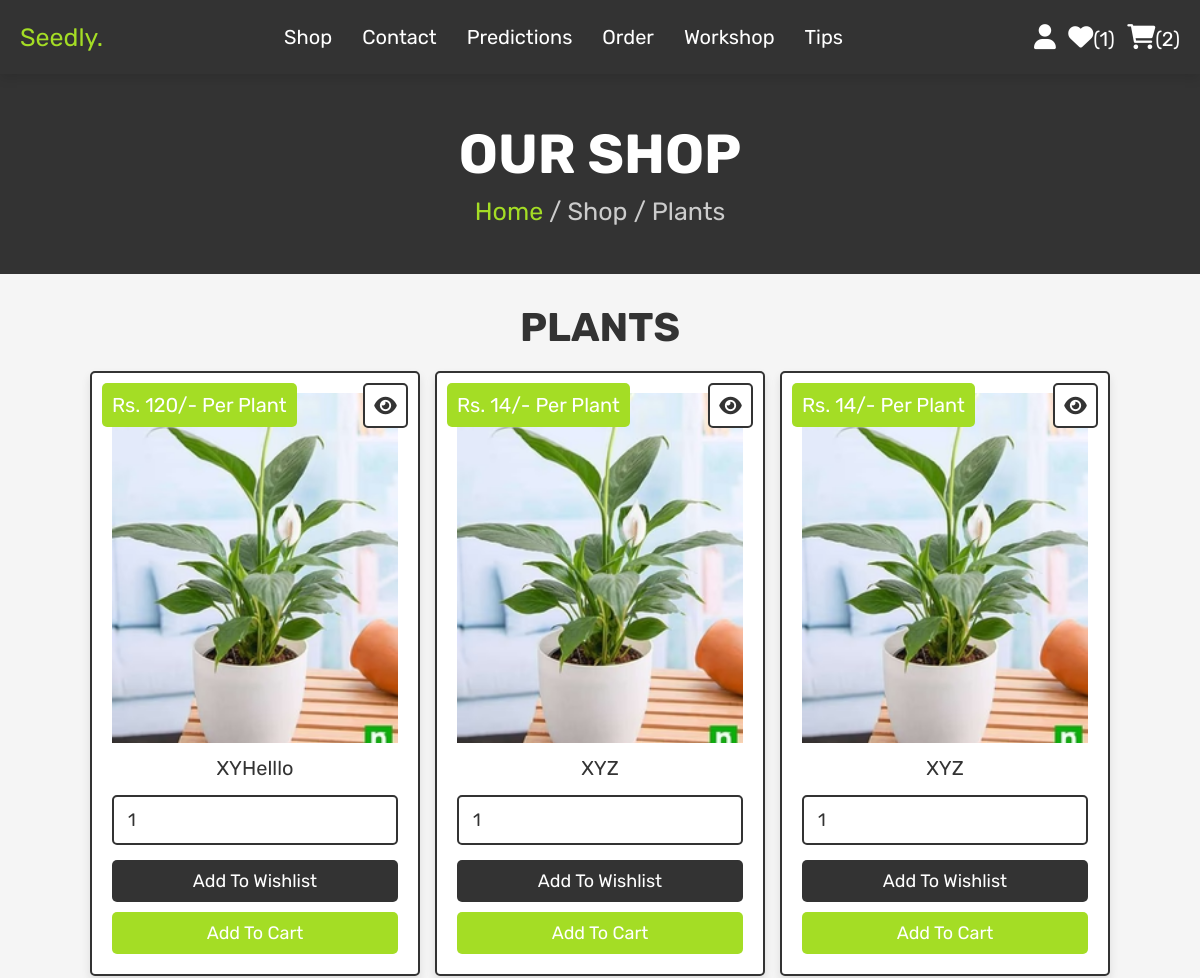
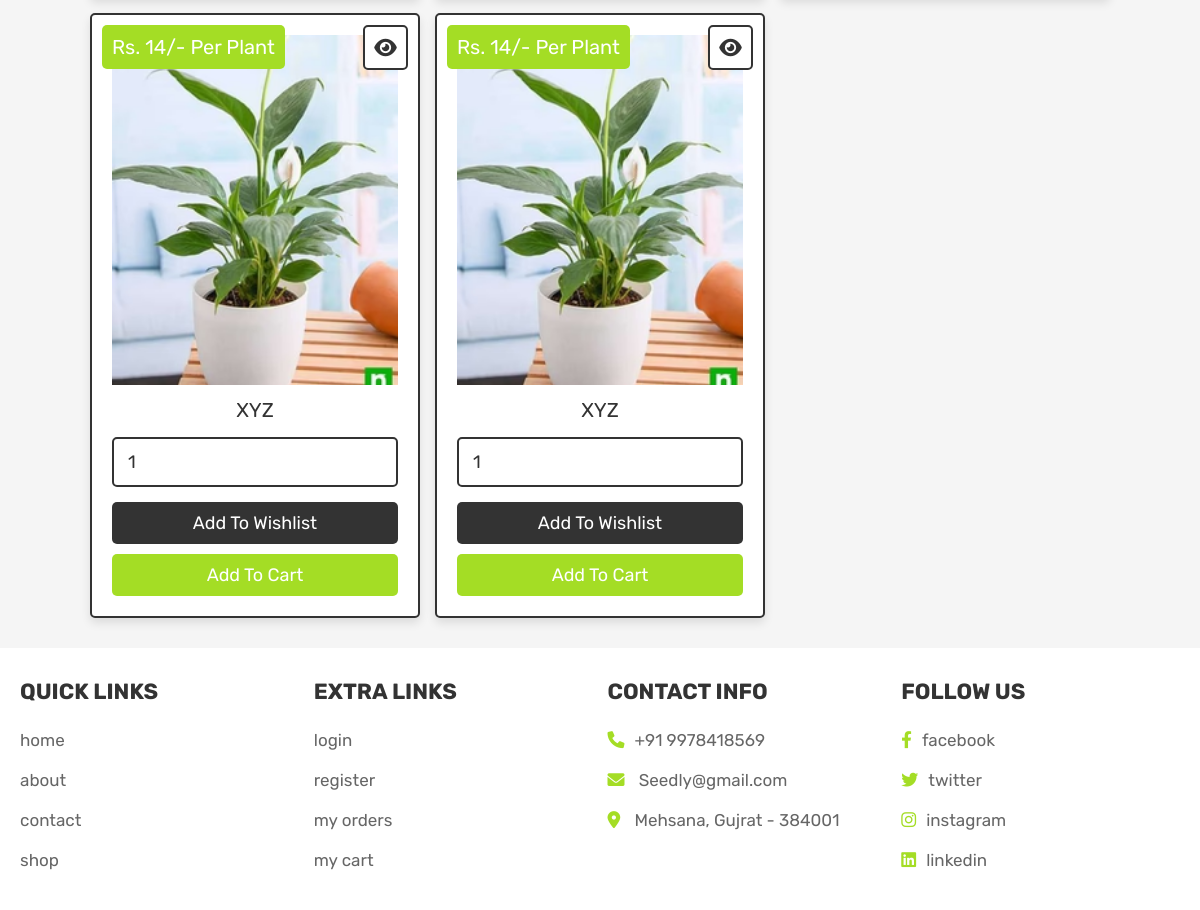
The app's page /plants.php (signed in) with its own data (2 pictures, top to bottom).
### tables this page shows
CREATE TABLE `plants` (
  `id` int(100) NOT NULL,
  `name` varchar(100) NOT NULL,
  `details` varchar(500) NOT NULL,
  `price` int(100) NOT NULL,
  `image` varchar(100) NOT NULL
);

### plants.php (the view, shortened to what this page needs)
<?php
@include 'config.php';
?>
<!DOCTYPE html>
<html lang="en">
<head>
   <link rel="stylesheet" href="https://cdnjs.cloudflare.com/ajax/libs/font-awesome/6.0.0/css/all.min.css">
   <link rel="stylesheet" href="css/style.css">
</head>
<body>
<?php @include 'header.php'; ?>
<section class="heading">
    <h3>Our Shop</h3>
    <p><a href="home.php">Home</a> / Shop / Plants</p>
</section>
<section class="products">
   <h1 class="title">Plants</h1>
   <div class="box-container">
      <?php
         $select_products = mysqli_query($conn, "SELECT * FROM `plants`") or die('query failed');
         if(mysqli_num_rows($select_products) > 0){
            while($fetch_products = mysqli_fetch_assoc($select_products)){
      ?>
      <form action="" method="POST" class="box">
         <a href="view_page.php?pid=<?php echo $fetch_products['id']; ?>&type=plants" class="fas fa-eye"></a>
         <div class="price">Rs. <?php echo $fetch_products['price']; ?>/- Per Plant</div>
         <img src="uploaded_img/<?php echo $fetch_products['image']; ?>" alt="" class="image">
         <div class="name"><?php echo $fetch_products['name']; ?></div>
         <input type="number" name="product_quantity" value="1" min="0" class="qty">
         <input type="submit" value="Add to Wishlist" name="add_to_wishlist" class="option-btn">
         <input type="submit" value="Add to Cart" name="add_to_cart" class="btn">
      </form>
      <?php
         }
      } else {
         echo '<p class="empty">No products added yet!</p>';
      }
      ?>
   </div>
</section>
<?php @include 'footer.php'; ?>
</body>
</html>

### css/style.css (style rules this page uses)
:root { --pink:#A4DD25; --red:#c0392b; --orange:#333; --black:#333; --white:#fff; --light-color:#666; --light-white:#ccc; --light-bg:#f5f5f5; --border:.2rem solid var(--black); --box-shadow:0 .5rem 1rem rgba(0,0,0,.1); }
* { font-family: 'Rubik', sans-serif; margin:0; padding:0; box-sizing: border-box; outline: none; border:none; text-decoration: none; transition:all .2s linear; }
html { font-size: 62.5%; overflow-x: hidden; scroll-behavior: smooth; scroll-padding-top: 6.5rem; }
body { background: var(--light-bg); }
section { padding:3rem 2rem; }
.btn, .delete-btn, .option-btn { display: inline-block; border-radius: .5rem; margin-top: 1rem; font-size: 1.8rem; color:var(--white); cursor: pointer; padding:1rem 3rem; text-transform: capitalize; }
.btn { background-color: var(--pink); }
.option-btn { background-color: var(--orange); }
.heading { display: flex; flex-flow: column; align-items: center; justify-content: center; gap:1rem; background-color: var(--black); text-align: center; min-height: 25vh; }
.heading h3 { font-size: 5.5rem; color:var(--white); text-transform: uppercase; }
.heading p { font-size: 2.5rem; color:var(--light-white); }
.heading p a { color:var(--pink); }
.title { text-align: center; margin-bottom: 2rem; color:var(--black); text-transform: uppercase; font-size: 4rem; }
.products .box-container { max-width: 1200px; margin:0 auto; display: grid; grid-template-columns: repeat(auto-fit, 33rem); gap:1.5rem; align-items: flex-start; justify-content: center; }
.products .box-container .box { background-color: var(--white); border:var(--border); box-shadow: var(--box-shadow); border-radius: .5rem; padding:2rem; text-align: center; position: relative; }
.products .box-container .box .image { height: 35rem; width: 100%; object-fit: cover; }
.products .box-container .box .fa-eye, .products .box-container .box .price { position: absolute; top:1rem; border-radius: .5rem; }
.products .box-container .box .price { font-size: 2rem; padding:1rem; background-color: var(--pink); color:var(--white); left:1rem; }
.products .box-container .box .fa-eye { right:1rem; height: 4.5rem; width: 4.5rem; line-height: 4.2rem; font-size: 2rem; background-color: var(--white); color:var(--black); border:var(--border); }
.products .box-container .box .name { margin:1rem; font-size: 2rem; color:var(--black); }
.products .box-container .box .qty { width: 100%; padding:1.2rem 1.4rem; font-size: 1.8rem; color:var(--black); border:var(--border); border-radius: .5rem; margin:.5rem 0; }
.products .box-container .box .btn, .products .box-container .box .option-btn { width: 100%; }

### records on screen
plants: price "120", image (picture), name "XYHelllo"
plants: price "14", image (picture), name "XYZ"
plants: price "14", image (picture), name "XYZ"
plants: price "14", image (picture), name "XYZ"
plants: price "14", image (picture), name "XYZ"

### other values on screen
$wishlist_num_rows "1"
$cart_num_rows "2"
